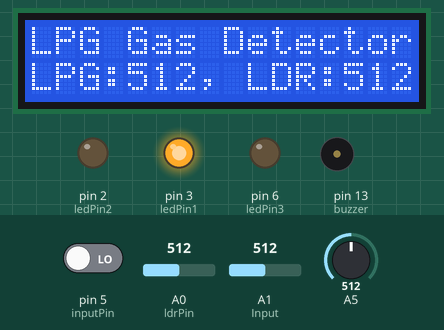
Simulated run of this sketch. Board: Arduino Uno, built with avr-gcc and run on an emulated ATmega328P. Parts: 16×2 character LCD, output pins drawn as LEDs (lit = HIGH), buzzer (waves = sounding, pin HIGH). The inputs (shaded band) are chosen by the test bench; at power-on: A1 (Input) = 512, A0 (ldrPin) = 512, A5 = 512, pin 5 (inputPin) LOW.

Above: at 3.2 s.
3.3 s: A1 (Input) set to 406
At 4.5 s:
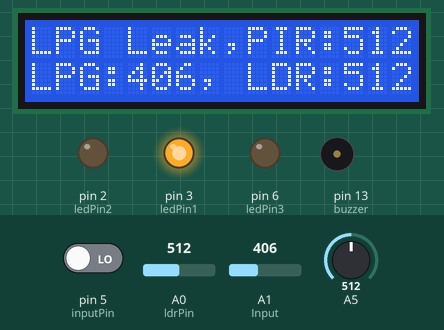
9.0 s: A1 (Input) set to 382
At 11.1 s:
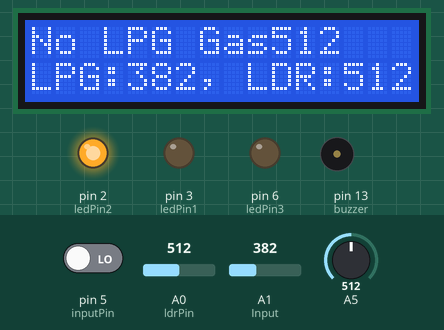
14.9 s: A0 (ldrPin) set to 390
At 16.7 s:
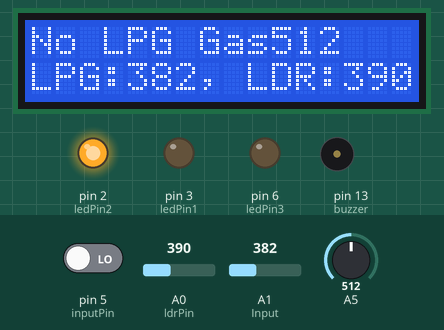
19.1 s: A5 set to 390
At 21.3 s:
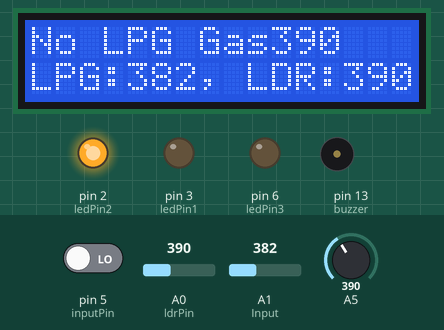
23.1 s: A0 (ldrPin) set to 410
At 25.3 s:
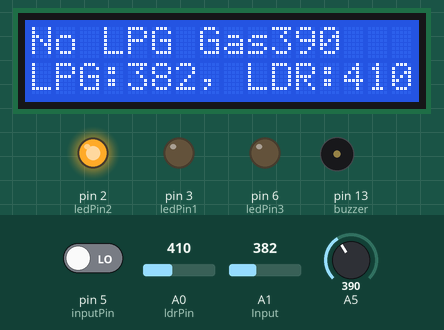
27.1 s: A5 set to 410
At 29.0 s:
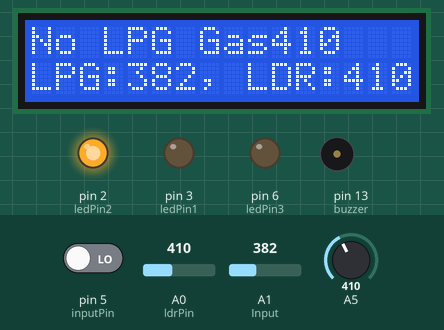
Timing chart, 0 to 30.5 s (numbered marks = the images above; inputs shaded):
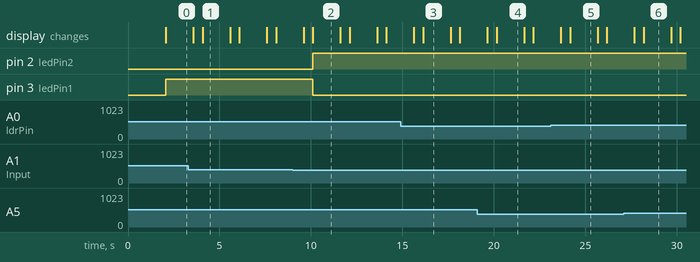

Measured:
- the behaviour switches between 400 and 399 on A1 (Input) (found by bisection; images 1 and 2)
- after the input at 9.0 s, pin 2 (ledPin2): LOW → HIGH after 1.1 s; pin 3 (ledPin1): HIGH → LOW after 1.1 s; the display: first differs from a run without the input after 1.1 s (image 2)
- after the input at 14.9 s, the display: first differs from a run without the input after 1.2 s (image 3)
- after the input at 19.1 s, the display: first differs from a run without the input after 1.0 s (image 4)
- after the input at 23.1 s, the display: first differs from a run without the input after 1.1 s (image 5)
- after the input at 27.1 s, the display: first differs from a run without the input after 1.1 s (image 6)
- what the display in image 1 shows lasts 1.5 s, from 4.1 s to 5.6 s

The sketch:

finalLPGProject.ino
```cpp
// MQ2 Sensor interfacing with Arduino Uno code
#include <LiquidCrystal.h>
LiquidCrystal lcd(0, 1, 8, 9, 10, 11); /// REGISTER SELECT PIN,ENABLE PIN,D4 PIN,D5 PIN, D6 PIN, D7 PIN

// #define buzzer pin
#define buzzer 13

int Input=A1;    //for LPG Sensor
int val;
int max=400;

// int pir=5;    //PIR
// int pirval;

int inputPin = 5;               // choose the input pin (for PIR sensor)
int pirState = LOW;             // we start, assuming no motion detected
int pirval = 0;

int ldrPin = A0; //
int LDRReading=0;
int ldrmax=700;
int lEDBrightness=0;

const int ledPin1 = 3; // digital pin 3   for LPG
const int ledPin2 = 2; // digital pin 2   for PIR
const int ledPin3 = 6; // digital pin 6   for LDR


void setup()
{

  pinMode(Input, INPUT);
  pinMode(inputPin, INPUT);
  pinMode(buzzer, OUTPUT);
  pinMode(ledPin1, OUTPUT); // Here LED is determined as an output or an indicator.
  pinMode(ledPin2, OUTPUT); // Here LED is determined as an output or an indicator.
  pinMode(ledPin3, OUTPUT);
  pinMode(ldrPin, INPUT); // Here LDR sensor is determined as input.
  lcd.begin(16, 2);
  lcd.print("LPG Gas Detector");
  lcd.setCursor(0,1);
  lcd.print("  Ubaid Ullah ");
  delay(2000);

  //Serial.begin(9600);
}

void loop()
{
  pirval = digitalRead(inputPin);
  if (pirval == HIGH) {            // check if the input is HIGH
    digitalWrite(ledPin2, HIGH);  // turn LED ON
    if (pirState == LOW) {
      // we have just turned on
      Serial.println(pirval);
      Serial.println("Motion detected!");

      // We only want to print on the output change, not state
      pirState = HIGH;
    }
  } else {
    digitalWrite(ledPin2, LOW); // turn LED OFF
    if (pirState == HIGH){
      // we have just turned of
      Serial.println("Motion ended!");
      // We only want to print on the output change, not state
      pirState = LOW;
    }
  }


  LDRReading = analogRead(ldrPin);
  val = analogRead(Input);    //LPG reading
  pirval = analogRead(inputPin);   // PiR Reading
  if (val >= max )
  //|| ldrStatus <= 200
  {
    if (LDRReading > ldrmax){                   // Condition to make LED ON.
      lEDBrightness = map(LDRReading, 0, 1023, 0, 255); // Converting LDR to LED Brightness.
      analogWrite(ledPin3, lEDBrightness); // Writing Brightness to LED.
    }
    else{
      analogWrite(ledPin3, 0);             // If LDR is below threshold make LED OFF.
  }
    if (pirval>50){
     // digitalWrite(ledPin3, HIGH);
      digitalWrite(buzzer, HIGH);
      digitalWrite(ledPin1, HIGH); // If LDR senses darkness led pin high that means led will glow.    lcd.clear();
      digitalWrite(ledPin2, LOW);
      lcd.print("LPG Leak,PIR:");
      lcd.print(pirval);
      //lcd.print("LPG Leak, Human P");
      //lcd.print(ldrStatus);
      lcd.setCursor(0, 1);
      lcd.print("LPG:");
      lcd.print(val);
      lcd.print(", LDR:");
      lcd.print(LDRReading);
      // delay(1000);
      digitalWrite(buzzer, LOW);
      delay(1500);
      lcd.clear();
      delay(500);
    }
    else{
      digitalWrite(buzzer, HIGH);
      digitalWrite(ledPin1, HIGH); // If LDR senses darkness led pin high that means led will glow.    lcd.clear();
      digitalWrite(ledPin2, LOW);
      lcd.print("LPG Leak");
      //lcd.print(ldrStatus);
      lcd.setCursor(0, 1);
      lcd.print("LPG:");
      lcd.print(val);
      lcd.print(", LDR:");
      lcd.print(LDRReading);
      // delay(1000);
      digitalWrite(buzzer, LOW);
      delay(1500);
      lcd.clear();
      delay(500);
      }
  }
    // Serial.println("NORMAL");
    // Serial.println(val);
    // Serial.println("GAS LEAKING");
    // Serial.println(val);
  else
  {
    digitalWrite(buzzer, LOW);
    digitalWrite(ledPin1, LOW);
    digitalWrite(ledPin2, HIGH);
    lcd.clear();
    lcd.print("No LPG Gas");
    lcd.print(pirval);
   // lcd.print(ldrStatus);
    lcd.setCursor(0, 1);
    lcd.print("LPG:");
    lcd.print(val);
    lcd.print(", LDR:");
    lcd.print(LDRReading);
    delay(1500);
    lcd.clear();
    delay(500);
  }
}
```
